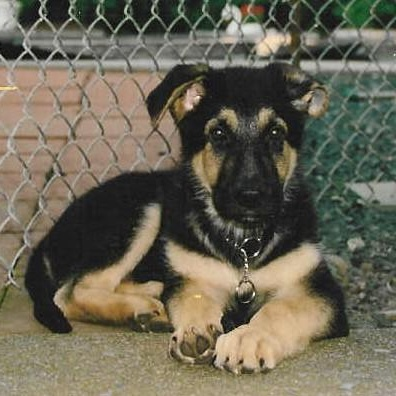
#> input picture dataset/German1/1006.jpg, 396 x 396 px, found by its file name; its folder holds 4 pictures in this run
$ jupyter execute --allow-errors '12-Dog Breed Softmax v_1.1.1.ipynb'   (shell and % lines are left out)
#> lines starting #> are read from the running program, lines starting #| are printed output that depends on the picture
## Dog Breed Detection using Deep Neural Network
### Softmax Layer for Multiclass Detection
### Currently classifies into 3 Categories

### softmax function changed

### Imports

[cell 1]
import numpy as np
import os
import cv2
import matplotlib.pyplot as plt
import random
from sklearn.model_selection import train_test_split
from sklearn.metrics import accuracy_score
import math

### Directory

[cell 2]
DATADIR = "C:/Users/Omkar/ML and DS/Dog/dataset/softmax"

[cell 3]
CATEGORIES = ["German1","Golden1","Pug1"]
img_size = 64

### Training Data List

[cell 4]
training_data=[]

def create_training_data():
    for category in CATEGORIES:
        path = os.path.join(DATADIR, category)
        class_num = CATEGORIES.index(category)
        for img in os.listdir(path):
            img_array = cv2.imread(os.path.join(path, img))
#> img_array is the input picture: shape (396, 396, 3); mean B, G, R 85, 101.4, 106.3
            new_array = cv2.resize(img_array,(img_size,img_size))
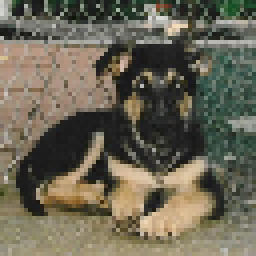
#> new_array: shape (64, 64, 3) (shown 4 times larger); mean B, G, R 84.8, 101.2, 106.1
            training_data.append([new_array, class_num])

#> (a cell that did not finish here is left out)

[cell 6]
random.shuffle(training_data)

### Separating Training List into Features and Label

[cell 7]
X = []
y_unsorted = []
for features, label in training_data:
    X.append(features)
    y_unsorted.append(label)

### Transforming Labels into correct format

[cell 8]
import numpy as np

def one_hot(labels,C):
#> called with C = 3
    mapping = {}
    for i in range(C):
        mapping[i]=i
    one_hot_encode = []
    for l in labels:
        arr = list(np.zeros(C, dtype = int))
        arr[mapping[l]] = 1
        one_hot_encode.append(arr)
    return one_hot_encode

[cell 9]
y = one_hot(y_unsorted,len(CATEGORIES))

### Transforming List to Array

[cell 10]
X = np.array(X)
y = np.array(y)

[cell 11]
print("Shape of X = "+ str(X.shape))
#| Shape of X = (4, 64, 64, 3)
print("Shape of y = " + str(y.shape))
#| Shape of y = (4, 3)

[cell 12]
x_train,x_test,y_train,y_test=train_test_split(X,y,test_size=0.2)

### Transforming Arrays to correct Dimension

[cell 13]
y_train = y_train.T
y_test = y_test.T

[cell 14]
index = 245
#> (the rest of this cell did not finish here and is left out)

### Exploring Dataset

[cell 15]
m_train = x_train.shape[0]
#> m_train = 3
m_test = x_test.shape[0]
#> m_test = 1
num_px = x_train.shape[1]
#> num_px = 64

print ("Number of training examples: m_train = " + str(m_train))
#| Number of training examples: m_train = 3
print ("Number of testing examples: m_test = " + str(m_test))
#| Number of testing examples: m_test = 1
print ("Height/Width of each image: num_px = " + str(num_px))
#| Height/Width of each image: num_px = 64
print ("Each image is of size: (" + str(num_px) + ", " + str(num_px) + ", 3)")
#| Each image is of size: (64, 64, 3)
print ("train_set_x shape: " + str(x_train.shape))
#| train_set_x shape: (3, 64, 64, 3)
print ("train_set_y shape: " + str(y_train.shape))
#| train_set_y shape: (3, 3)
print ("test_set_x shape: " + str(x_test.shape))
#| test_set_x shape: (1, 64, 64, 3)
print ("test_set_y shape: " + str(y_test.shape))
#| test_set_y shape: (3, 1)

[cell 16]
train_set_x_flatten = x_train.reshape(x_train.shape[0], -1).T
test_set_x_flatten = x_test.reshape(x_test.shape[0], -1).T

print ("train_set_x_flatten shape: " + str(train_set_x_flatten.shape))
#| train_set_x_flatten shape: (12288, 3)
print ("train_set_y shape: " + str(y_train.shape))
#| train_set_y shape: (3, 3)
print ("test_set_x_flatten shape: " + str(test_set_x_flatten.shape))
#| test_set_x_flatten shape: (12288, 1)
print ("test_set_y shape: " + str(y_test.shape))
#| test_set_y shape: (3, 1)
print ("sanity check after reshaping: " + str(train_set_x_flatten[0:5,0]))

[cell 17]
train_x = train_set_x_flatten/255.
test_x = test_set_x_flatten/255.

### Helper Functions

[cell 18]
def sigmoid(Z):
    A = 1/(1+np.exp(-Z))
    cache = Z

    return A,cache

[cell 19]
def sigmoid_backward(dA, cache):
    Z = cache
    s = 1/(1+np.exp(-Z))
    dZ = dA * s * (1-s)

    assert(dZ.shape == Z.shape)
    return dZ

[cell 20]
def softmax(Z):
    #exps = np.exp(Z - np.max(Z, axis=1, keepdims=True))
    #exps = np.exp(Z)
    '''cache = Z
    Z -= np.max(Z)
    sm = (np.exp(Z).T / np.sum(np.exp(Z),axis=1)).T
    #return exps / np.sum(exps,axis=1, keepdims = True), cache
    return sm,cache'''
    e_x = np.exp(Z - np.max(Z))
    A = e_x / e_x.sum(axis=0, keepdims=True)
    cache = Z

    return A, cache

### Initialization

[cell 21]
def initialize_parameters_deep(layer_dims):
    np.random.seed(1)
    parameters = {}
    L = len(layer_dims)

    for l in range(1,L):
        parameters["W" + str(l)] = np.random.randn(layer_dims[l],
                                                   layer_dims[l-1])*(np.sqrt(2. / layer_dims[l-1]))

        parameters["b" + str(l)] = np.zeros((layer_dims[l],1))

        assert(parameters['W' + str(l)].shape == (layer_dims[l],
                                                  layer_dims[l-1]))

        assert(parameters['b' + str(l)].shape == (layer_dims[l], 1))
    return parameters

### Forward Prop

[cell 22]
def linear_forward(A, W, b):
    Z = np.dot(W,A)+b
    assert(Z.shape == (W.shape[0], A.shape[1]))
    cache = (A, W, b)

    return Z, cache

[cell 23]
def linear_activation_forward(A_prev, W, b, activation):
    if activation == "sigmoid":
        # Inputs: "A_prev, W, b". Outputs: "A, activation_cache"
        Z, linear_cache = linear_forward(A_prev, W, b)
        A, activation_cache = sigmoid(Z)

    elif activation == "softmax":
        # Inputs: "A_prev, W, b". Outputs: "A, activation_cache"
        Z, linear_cache = linear_forward(A_prev, W, b)
        A, activation_cache = softmax(Z)

    assert (A.shape == (W.shape[0], A_prev.shape[1]))
    cache = (linear_cache, activation_cache)

    return A, cache

[cell 24]
def L_model_forward(X, parameters):
    caches = []
    A = X
    L = len(parameters) // 2    # number of layers in the neural network

    # Implement [LINEAR -> SIGMOID]*(L-1). Add "cache" to the "caches" list.
    for l in range(1, L):
        A_prev = A
        A, cache = linear_activation_forward(A_prev, parameters['W'+ str(l)],
                                             parameters['b'+ str(l)],
                                             activation = "sigmoid")
        caches.append(cache)

    # Implement LINEAR -> SOFTMAX. Add "cache" to the "caches" list.
    AL, cache = linear_activation_forward(A, parameters['W' + str(L)],
                                          parameters['b' + str(L)],
                                          activation= "softmax")
    caches.append(cache)
    # LOOk HERE
    assert(AL.shape == (3,X.shape[1]))

    return AL, caches

### Cost Function

[cell 25]
def compute_cost(AL, Y):
    m = Y.shape[1]

    cost = -(1/m) * np.sum(np.multiply(np.log(AL),Y))

    cost = np.squeeze(cost)
    assert(cost.shape == ())

    return cost

### Back prop

#### Linear Backprop

[cell 26]
def linear_backward(dZ, cache):
    A_prev, W, b = cache
    m = A_prev.shape[1]

    dW = (1/m) * np.dot(dZ,A_prev.T)
    db = (1/m) * np.sum(dZ, axis=1, keepdims=True)
    dA_prev = np.dot(W.T,dZ)

    assert (dA_prev.shape == A_prev.shape)
    assert (dW.shape == W.shape)
    assert (db.shape == b.shape)

    return dA_prev, dW, db

[cell 27]
def linear_activation_backward(dA,dZL, cache, activation):
    linear_cache, activation_cache = cache

    if activation == "softmax":
        dZ = dZL
        dA_prev, dW, db = linear_backward(dZ,linear_cache)

    elif activation == "sigmoid":
        dZ = sigmoid_backward(dA,activation_cache)
        dA_prev, dW, db = linear_backward(dZ,linear_cache)

    return dA_prev, dW, db

[cell 28]
def L_model_backward(AL, Y, caches):
    grads = {}
    L = len(caches) # the number of layers
    m = AL.shape[1]
    Y = Y.reshape(AL.shape) # after this line, Y is the same shape as AL

    # Initializing the backpropagation
    dAL = - np.divide(Y, AL)   # d_cost/d_AL derivation
    dZL = AL - Y               #8:26 Training a softmax classifier
    # Lth layer (SIGMOID -> LINEAR) gradients.
    current_cache = caches[L-1]
    grads["dA" + str(L-1)], grads["dW" + str(L)], grads["db" + str(L)] = linear_activation_backward(dAL, dZL, current_cache, activation = "softmax")


    # Loop from l=L-2 to l=0
    for l in reversed(range(L-1)):
        # lth layer: (RELU -> LINEAR) gradients.
        current_cache = caches[l]
        dA_prev_temp, dW_temp, db_temp = linear_activation_backward(grads["dA" + str(l + 1)], dZL,
                                   current_cache, activation = "sigmoid")
        grads["dA" + str(l)] = dA_prev_temp
        grads["dW" + str(l + 1)] = dW_temp
        grads["db" + str(l + 1)] = db_temp

    return grads

### Update Parameters

[cell 29]
def update_parameters(parameters, grads, learning_rate):
    L = len(parameters) // 2 # number of layers in the neural network

    for l in range(L):
        parameters["W" + str(l+1)] = parameters["W"+ str(l+1)] - learning_rate*grads["dW" + str(l+1)]
        parameters["b" + str(l+1)] = parameters["b" + str(l+1)] - learning_rate*grads["db" + str(l+1)]
    return parameters

### Model

[cell 30]
def L_layer_model(X, Y, layers_dims, learning_rate = 0.02, num_iterations = 3000, print_cost=False):#lr was 0.009
    np.random.seed(1)
    costs = []                  # keep track of cost

    # Parameters initialization
    parameters = initialize_parameters_deep(layers_dims)

    # Loop (gradient descent)
    for i in range(0, num_iterations):

        # Forward propagation: [LINEAR -> RELU]*(L-1) -> LINEAR -> SIGMOID
        AL, caches = L_model_forward(X, parameters)

        # Compute cost
        cost = compute_cost(AL, Y)

        # Backward propagation
        grads = L_model_backward(AL, Y, caches)

        # Update parameters
        parameters = update_parameters(parameters, grads, learning_rate)

        if print_cost and i % 1000 == 0:
            print ("Cost after iteration %i: %f" %(i, cost))
        if print_cost and i % 1000 == 0:
            costs.append(cost)

    # plot the cost
    plt.plot(np.squeeze(costs))
    plt.ylabel('cost')
    plt.xlabel('iterations (per hundreds)')
    plt.title("Learning rate =" + str(learning_rate))
    plt.show()
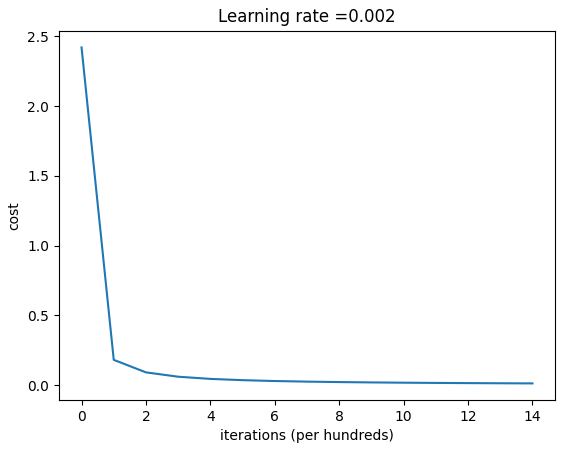
#> figure drawn by matplotlib, 1 panel; curve peaks at x = 0, y = 2.42

    return parameters

### Test

[cell 31]
layer_dims = [12288,4,3] # 4-layer
parameters = L_layer_model(train_x,y_train,layer_dims,learning_rate=0.002 , num_iterations=15000,print_cost=True)

[cell 32]
y_train.shape
#> Out = (3, 3)
